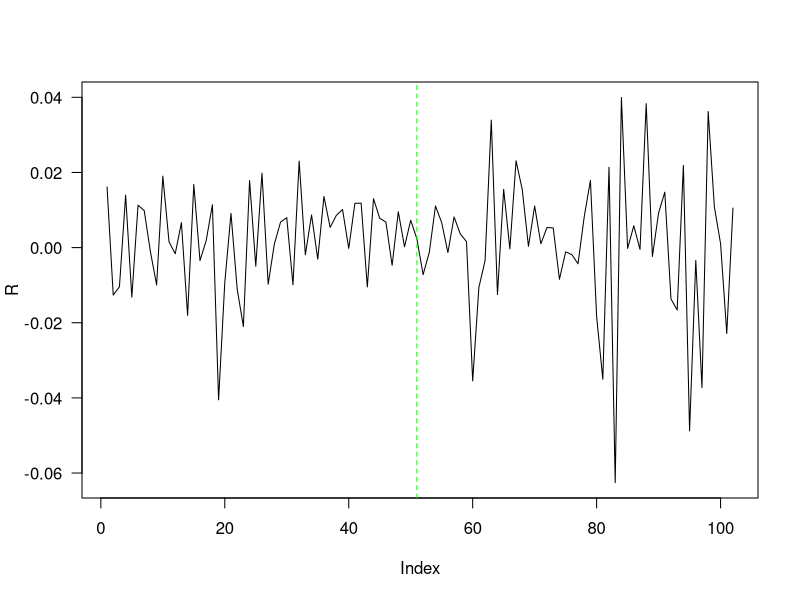
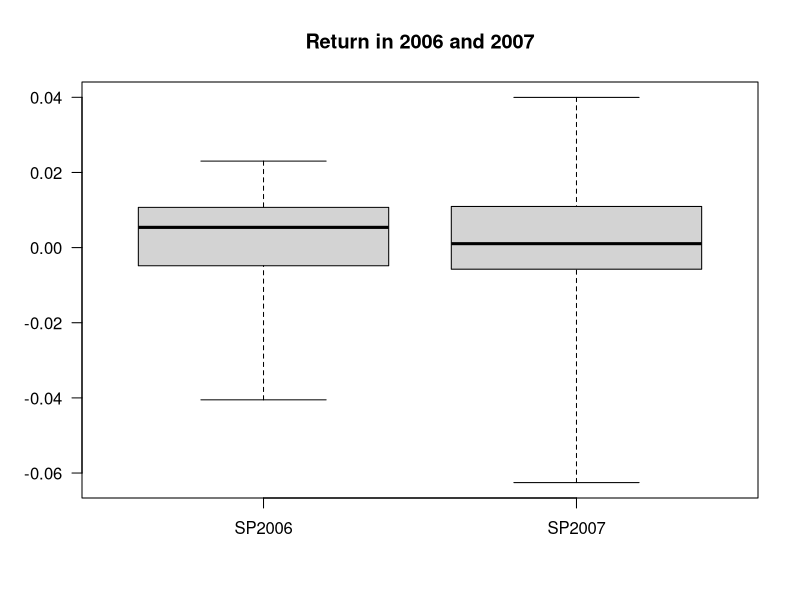
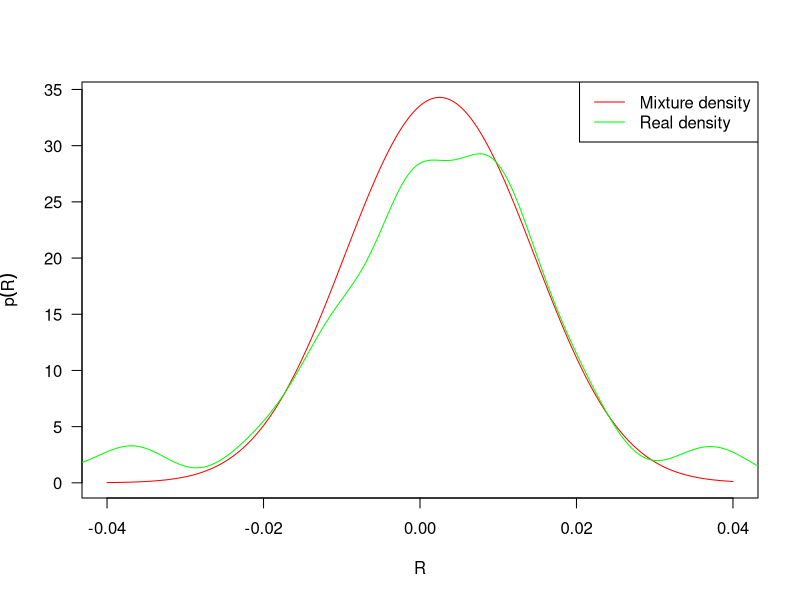
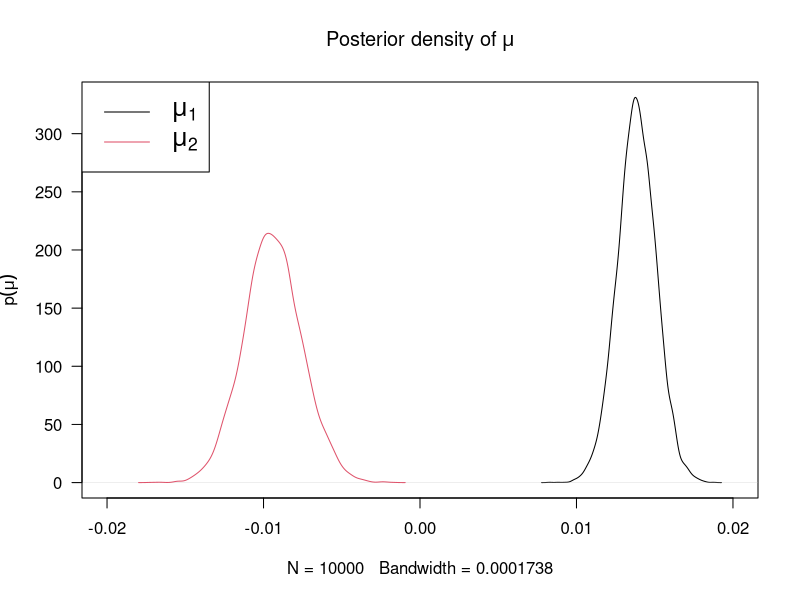
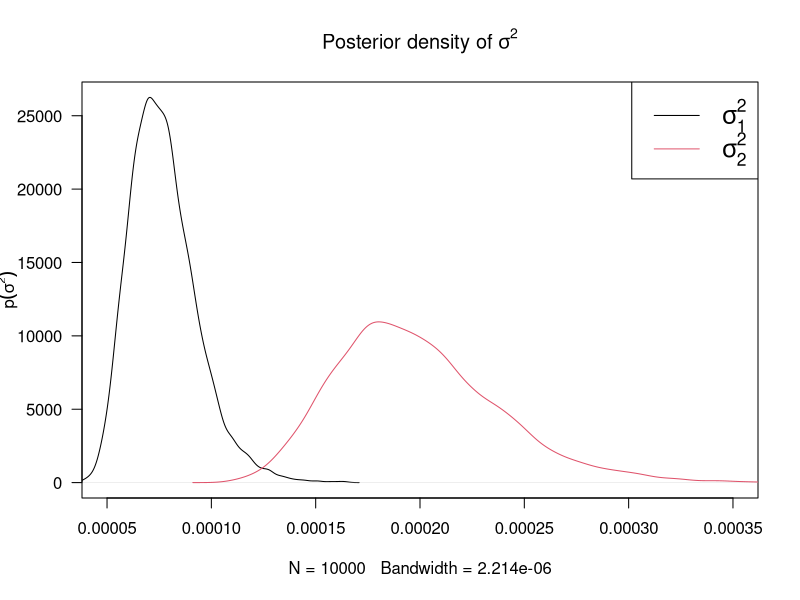
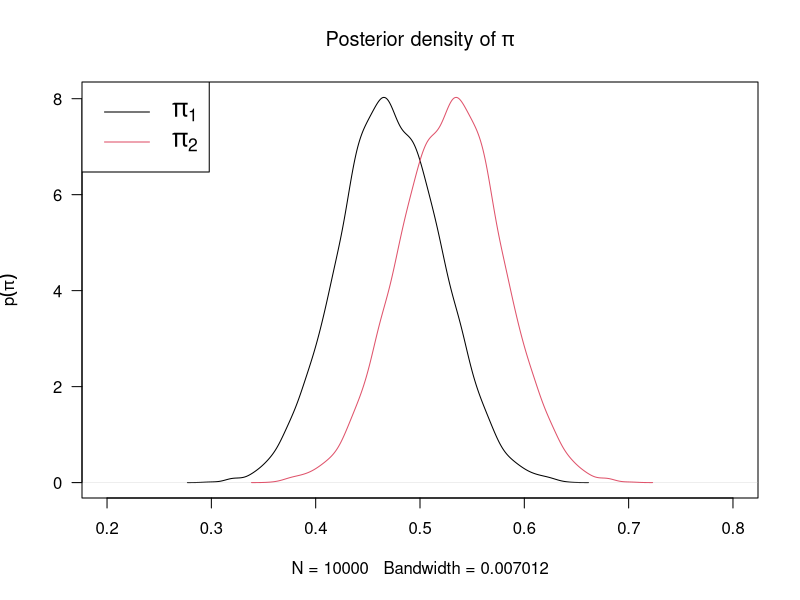
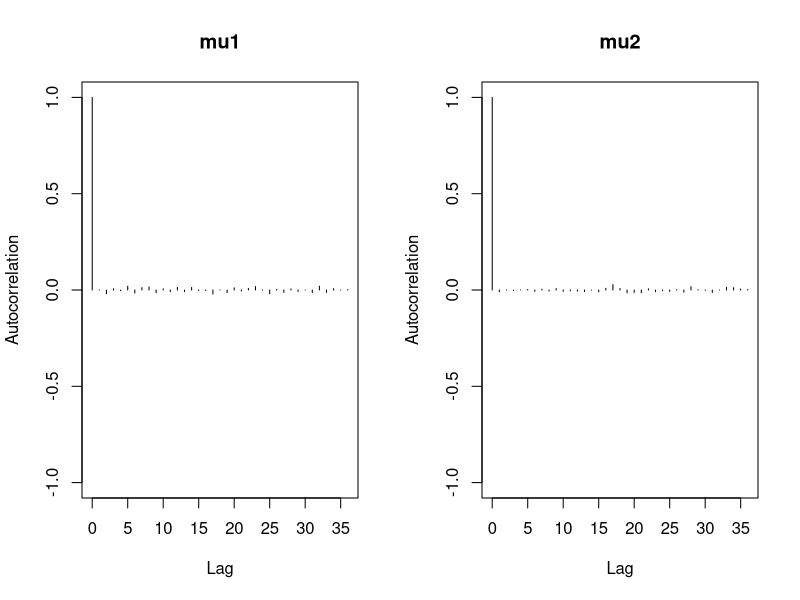

These charts were generated, in order, by the following R code:
## ---- chunk 1
knitr::opts_chunk$set(echo = F)
library(coda)
library(MASS)
library(mvtnorm)

## ---- chunk 2
SP500.2006 <- read.csv("2006.txt",header = F)
SP500.2007 <- read.csv("2007.txt",header = F)
SP500 <- rbind(SP500.2006,SP500.2007)

R = c()
for (i in 2:nrow(SP500)){
  R = c(R, log(SP500$V2[i]/SP500$V2[i-1]))
}

## ---- chunk 3

plot(R, type = 'l', las = 1)
abline(v = length(R)/2, col = 'green', lty = 2)
# boxplot(R, las = 1)
# summary(R)

# plot(density(R),las = 1, xlab = 'R')

boxplot(list(SP2006 = R[1:round(length(R)/2)],SP2007 = R[round(length(R)/2):length(R)]),
        las = 1, range = 0, main = 'Return in 2006 and 2007')

# abline(v = 0.008, col = 3)
# abline(v = -0.001, col = 5)

# length(subset(R, R > 0.009))
# length(subset(R, R > 0.003 & R < 0.011))

# length(subset(R, R > -0.002 & R < 0.009))
# length(subset(R, R < -0.002))

## ---- chunk 4
# K = # of mixture normal models 
# T = total # of days
# pi = proportion of each normal model
# mu = mean of each normal
# theta = variance of each normal
# v_t ~ Uniform[0,1]
# Gt = k -> which normal model

mu = c(0.008, -0.003)
s2 = c(0.0001, 0.0001)
p = c(0.5, 0.5)
K = 2 # the number of mixed normal models

interval = seq(-0.04,0.04,0.0001)
plot(interval, p[1]*dnorm(interval, mu[1], sqrt(s2[1])) + p[2]*dnorm(interval, mu[2], sqrt(s2[2])), 
     col = 'red', las = 1, ylab = expression(p(R)), xlab = expression(R), type = 'l')
lines(density(R),col='green')
legend('topright',legend = c("Mixture density","Real density"), lty = c(1,1), col = c('red','green'))

## ---- chunk 5

# Fix K = 2, v_t = 0 (p. 595)

Psi.k = function(u){
  return(log(p[1]*exp(-u*mu[1] + u^2*s2[1]/2) + p[2]*exp(-u*mu[2] + u^2*s2[2]/2)))
}

Psi.vt = Psi.k(u = 0)
Psi.vt_1 = Psi.k(u = -1)

r_t = 0.0044

rho_t = r_t + Psi.vt - Psi.vt_1

Post.Gt.1 = p[1] * dnorm(R, mu[1] + rho_t,sqrt(s2[1]))/(p[1] * dnorm(R, mu[1] + rho_t,sqrt(s2[1])) + p[2] * dnorm(R, mu[2] + rho_t,sqrt(s2[2])))
Post.Gt.2 = p[2] * dnorm(R, mu[2] + rho_t,sqrt(s2[2]))/(p[1] * dnorm(R, mu[1] + rho_t,sqrt(s2[1])) + p[2] * dnorm(R, mu[2] + rho_t,sqrt(s2[2])))

model.num = c()
for (i in 1:length(R)){
  if (Post.Gt.1[i] > Post.Gt.2[i]){
    model.num = c(model.num,1)
  }
  else {model.num = c(model.num,2)}
}

# cbind(Post.Gt.1, Post.Gt.2, model.num)

x1 = length(subset(model.num, model.num == 1))
x2 = length(subset(model.num, model.num == 2))

c(x1, x2)
## ---- chunk 6

a <- b <- 1
mu_0 <- mean(mu)
tao_0.sq <- 0.01^2
sigma_0.sq <- 0.01^2
v_0 <- 1

trace <- array(NA, dim = c(10000,5), dimnames=list(iteration=NULL, parameters = c('mu1', 'mu2','sigma1.sq','sigma2.sq','p')))
trace[1,] <- tr <- c(mean(R[model.num == 1]), mean(R[model.num == 2]), 
                     var(R[model.num == 1]), var(R[model.num == 2]), 0.5)


x1 = length(subset(model.num, model.num == 1))
x2 = length(subset(model.num, model.num == 2))

R1 = R[model.num == 1]
R2 = R[model.num == 2]

R1.bar = mean(R[model.num == 1])
R2.bar = mean(R[model.num == 2])


for (i in 2:10000){
  new.p <- rbeta(1,  x1 + a, x2 + b)
  
  new.sigma1.sq <- 1/rgamma(1,0.5*(v_0 + x1),0.5*(v_0*sigma_0.sq + sum((R[model.num == 1]-tr[1])^2)))
  new.sigma2.sq <- 1/rgamma(1,0.5*(v_0 + x2),0.5*(v_0*sigma_0.sq + sum((R[model.num == 2]-tr[2])^2)))
  
  new.mu1 <- rnorm(1,(mu_0/tao_0.sq + x1*R1.bar/new.sigma1.sq)/(1/tao_0.sq + x1/new.sigma1.sq),
                      sqrt(1/(1/tao_0.sq + x1/new.sigma1.sq)))

  new.mu2 <- rnorm(1,(mu_0/tao_0.sq + x2*R2.bar/new.sigma2.sq)/(1/tao_0.sq + x2/new.sigma2.sq),
                      sqrt(1/(1/tao_0.sq + x2/new.sigma2.sq)))
  
  trace[i,] <- tr <- c(new.mu1, new.mu2, new.sigma1.sq, new.sigma2.sq, new.p)
  
  }

## ---- chunk 7

plot(density(trace[,1]), type = 'l', ylab = expression(p(mu)),las = 1,xlim = c(-0.020,0.020),
     main = expression('Posterior density of'~mu))
lines(density(trace[,2]), type = 'l',col=2)
legend('topleft',legend = c(expression(mu[1]),expression(mu[2])), 
       col = c(1,2), lty = c(1,1), cex = 1.5)

plot(density(trace[,3]), type = 'l', ylab = expression(p(sigma^2)), las = 1, xlim = c(5e-5,3.5e-4),
     main = expression('Posterior density of'~sigma^2))
lines(density(trace[,4]), type = 'l', col = 2)
legend('topright',legend = c(expression(sigma[1]^2),expression(sigma[2]^2)), 
       col = c(1,2), lty = c(1,1), cex = 1.5)


plot(density(trace[,5]), type = 'l', ylab = expression(p(pi)),xlim = c(0.2,0.8), las = 1,
     main = expression('Posterior density of'~pi))
lines(density(1-trace[,5]), col=2)
legend('topleft',legend = c(expression(pi[1]),expression(pi[2])), 
       col = c(1,2), lty = c(1,1),cex = 1.5)

## ---- chunk 8

post.inf = apply(trace,2,FUN = function(x){return(c(mean(x),quantile(x,c(0.025,0.975))))})
row.names(post.inf)[1] = 'mean'
round(post.inf, 6)


## ---- chunk 9

mu.mcmc <- mcmc(trace[,1:2], start = 100)

autocorr.plot(mu.mcmc)

effectiveSize(mu.mcmc)
